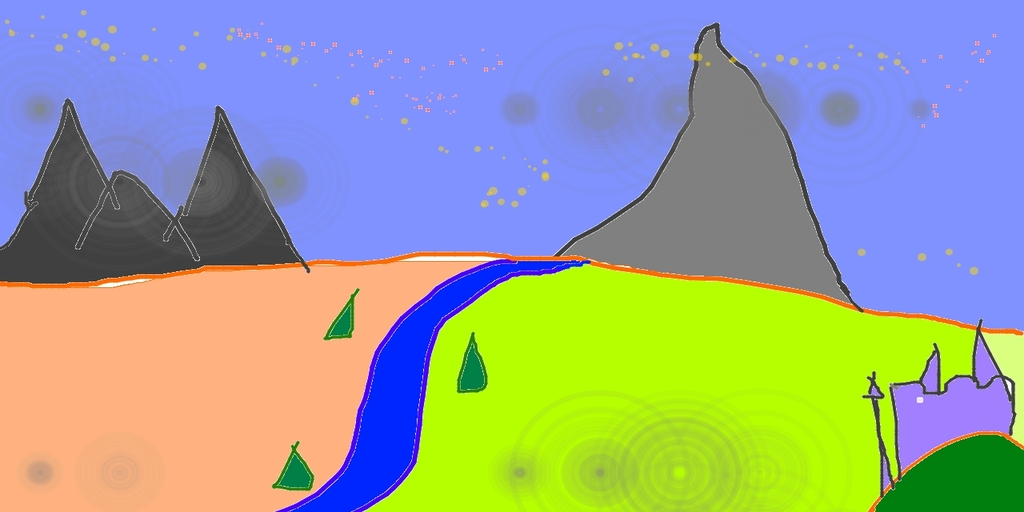
#> input picture 데이터_분석을_위한_파이썬/2024_01_04~05 강의자료/1.오픈CV기초/sample.jpg, 1024 x 512 px; the run also reads 1 picture not shown here
$ jupyter execute '01. OpenCV기초.ipynb'
#> lines starting #> are read from the running program, lines starting #| are printed output that depends on the picture; after the words box and inside, x2 and y2 are one past the last pixel; in counts of white or black regions, pixels touching at a corner belong together
[cell 1]
# !pip install opencv-python

# opencv는 파이썬, c가 둘 다 있으니 python용임을 명시해줘야 함.

### <div class="alert alert-block alert-info"> [Part1] openCV란
- OpenCV는 Open Source Computer Vision의 약자로 영상 처리에 사용할 수 있는 오픈 소스 라이브러리 입니다. 컴퓨터가 사람의 눈처럼 인식할 수 있게 처리해주는 역할을 하기도 하며, 우리가 많이 사용하는 카메라 어플에서도 OpenCV가 사용하기도 한다.
    - 공장에서 제품 검사할 때
    - 의료 영상 처리 및 보정 그리고 판단
    - CCTV영상
    - 로보틱스

- openCV는 파이썬에서 이미지를 읽을때 numpy Array로 변환해서 읽음 (참고: PILLOW 모듈은 사용자가 별도로 array로 변환해야함.)
- 파이썬 openCV강좌 보기 (openCV는 딥러닝에 필수인 array 학습용으로만 학습함)
    - https://076923.github.io/posts/Python-opencv-1/

### <div class="alert alert-block alert-info"> [Part2] openCV를 이용한 이미지 읽기 및 출력
- cv2.imread(파일명, 읽기옵션)

[cell 2]
###########################
## 화면출력물보기, 화면 우측 하단에 이미지 창 생성됨
## 이미지 창의 X 표시를 눌러 종료함.
###############################

import cv2
img_color=cv2.imread('sample.jpg', cv2.IMREAD_COLOR)  # cv2.IMREAD_COLOR 대신 1 써도 됨.
#> img_color is the input picture: shape (512, 1024, 3); mean B, G, R 152.1, 162.1, 152.3
print(img_color[0])   #openCV는 읽으면서 array로 변환함
#> (printed output is left out)
print(img_color.shape)
#| (512, 1024, 3)

cv2.namedWindow("Window")  # 창이름 지정,  사용자 임의지정, 필수는 아님
cv2.imshow('Window',img_color)
cv2.waitKey(0)  # 사용자가 화면을 닫을때까지 열려있음, 함수 매개 변수로 넣는 키 입력 대기 시간은 ms 단위이고 0이면 무한대기이다.
#cv2.destroyAllwindows()

[cell 3]
###########################
## 화면출력물보기, 화면 우측 하단에 이미지 창 생성됨
## 이미지창의 'x' 또는 키보드의 'a'키를 누르면 종료함
###############################

import cv2
img_color=cv2.imread('sample.jpg', cv2.IMREAD_COLOR)
img_color[0], img_color.shape

cv2.imshow('windows',img_color)  # cv2.imhsow('창이름',이미지파일)
inputKeyValue=cv2.waitKey(0)  # 사용자가 화면을 닫을때까지 열려있음, 함수 매개 변수로 넣는 키 입력 대기 시간은 ms 단위이고 0이면 무한대기이다.
#> (key q is pressed here)

if inputKeyValue==ord('a'):
    print('a키를 누르셨습니다. 종료하겠습니다')
    cv2.destroyWindow('color img') # 'color img'  창닫기
print(inputKeyValue)

#### ascii코드 참고(이코드 가장 하단에 코드있음)

[cell 4]
##  좌표이동 https://diytube.tistory.com/21

import cv2
img_color=cv2.imread('sample.jpg', cv2.IMREAD_COLOR)

x, y = 200, 200
title = 'KeyBoard Control'
img=img_color.copy()

while True:
    cv2.imshow(title, img)
    cv2.moveWindow(title, x, y)
    key = cv2.waitKey(0) & 0xFF # 키보드 입력 대기, 8비트 마스크 처리
#> (key q is pressed here)
    print(key, chr(key))        # 키보드 입력 값, 문자 값 출력
    if key == ord('a'):
        x -= 10                 # a가 입력되면 왼쪽으로 이동

    elif key == ord('s'):
        y += 10                 # s가 입력되면 아래로 이동

    elif key == ord('w'):
        y -= 10                 # d가 입력되면 위로 이동

    elif key == ord('d'):
        x += 10                 # w가 입력되면 오른쪽으로 이동

    elif key == ord('q') or key == 27:

        cv2.destroyWindow(title) # q이거나 esc이면 종료.
        break
    cv2.moveWindow(title, x, y) # 새로운 좌표로 창 이동

[cell 5]
### 효과지정_ 흑백으로 출력하기                         # RGB가 아니라 B G R?
## https://076923.github.io/posts/Python-opencv-1/

import cv2
img=cv2.imread('sample.jpg', cv2.IMREAD_COLOR)

gray = cv2.cvtColor(img, cv2.COLOR_BGR2GRAY)
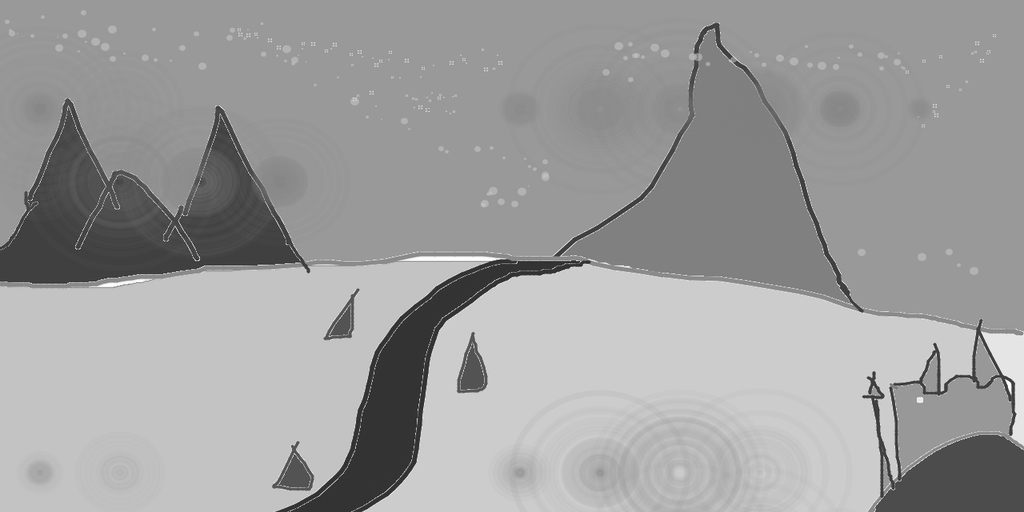
#> gray: shape (512, 1024); min 30, max 255, mean 158
ret,dst = cv2.threshold(gray, 100, 255, cv2.THRESH_BINARY)
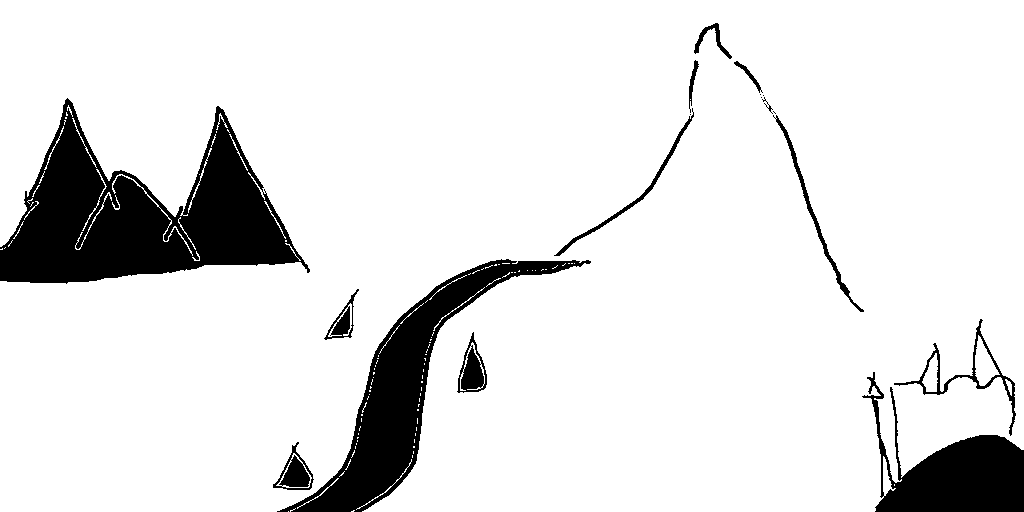
#> dst: shape (512, 1024); 88.8% white; 18 black regions (5 under 20 px), largest, box (x1, y1, x2, y2) and area: (0, 98, 310, 284) 28197, (277, 259, 591, 512) 15663, (862, 372, 1024, 512) 9249
cv2.imshow('sample',dst)
cv2.waitKey(0)

### <div class="alert alert-block alert-info"> [Part3] openCV에서 이미지 cv2.COLOR_BGR2RGB
- 오픈CV는 이미지를 읽을때 rgb를 bgr로 배열함
- 오픈cv의 cv2.imshow 로 출력할때는 openCV에서 자체적으로 rgb로 다시 변환해주시만 plt.imshow로 볼때는 rgb가 아닌 bgr로 출력됨으로
  사용자가 rgb로 변환하여야 함.

[cell 6]
###############################
###
##############################
import cv2
from PIL import Image
import matplotlib.pyplot as plt
plt.rcParams['font.family'] ='Malgun Gothic'  #한글깨짐해결
plt.rcParams['axes.unicode_minus'] =False  # 마이너스 기호 깨짐 방지

plt.figure(figsize=(10,3))
plt.subplot(1,3,1)
img=Image.open('sample.jpg')
plt.imshow(img)
plt.title('rgb이미지, 정상이미지')

plt.subplot(1,3,2)
img=cv2.imread('sample.jpg')
plt.imshow(img)
plt.title('bgr이미지')


plt.subplot(1,3,3)
img=cv2.imread('sample.jpg')
img=cv2.cvtColor(img, cv2.COLOR_BGR2RGB)        #t-> to. cv to ~
plt.imshow(img)
plt.title('openCVrgb이미지, 정상이미지')
#> figure, not shown here; B, G, R data is drawn as R, G, B

[cell 7]
###########################################
### (참고) 사용자가 직접 rgb의 위치값을 변경할수도 있음.
### 이러한 작업을 swap라함 (코딩테스트용)
### swap를 이용한 bgr를 rgb로 변경
#############################################
img=cv2.imread('sample.jpg')   # BGR로 읽힘

class my():
    def BgrRGB(img):
        # 스왑. 얕은 복사 주의. .copy() 로 깊은 복사~. temp 값이 변해도 바뀌지 않음.
        tmp=img.copy()
        img[:,:,0]=tmp[:,:,2]
#> img: shape (512, 1024, 3)
        img[:,:,2]=tmp[:,:,0]
        return img

img=my.BgrRGB(img)

plt.imshow(img)

### <div class="alert alert-block alert-info"> [Part4] (참고) 읽기 옵션 함수화

[cell 8]
import cv2
import matplotlib.pyplot as plt
import numpy as np

imgList=['sample.jpg','pen.png','navi.png']

plt.figure(figsize=(10,3))
for cnt,file in enumerate(imgList):
    img=cv2.imread(file, cv2.IMREAD_COLOR)
    plt.subplot(1,len(imgList),cnt+1)
    plt.imshow(img)
    plt.title('fileName: {0}, \n shape: {1})'.format(file,np.shape(img)))
#> figure, not shown here; B, G, R data is drawn as R, G, B

- npy -> array로 된 이미지를..

img.shape => 156, 198, 4 를 156, 198, 3으로 만들고 싶다면?
- 156, 198, 3을 미리 만들어 0으로 채워두고 RGB를 넘기면 된다.

[cell 9]
## 글꼴
import matplotlib.pyplot as plt
plt.rcParams['font.family'] = 'Malgun Gothic'

[cell 10]
import cv2

# img = cv2.imread('navi.png', cv2.IMREAD_UNCHANGED )
# imggry = cv2.imread('navi.png', 0)  # cv2.IMREAD_GRAYSCALE. 회색으로 출력하기

img =  cv2.imread('navi.png')

img = cv2.cvtColor(img, cv2.COLOR_RGB2BGR )
#> img: shape (156, 198, 3)


# img.shape, imggry.shape

#[r,g,b,투명여부], [r,g,b,투명여부]

# img = img[0,:3,:]

# 미리 빈 array만들고 rgb넘기기
# import numpy as np
# tmp = np.zeros((156, 198, 3))
# tmp[:,:,:] = img[:,:,:3]

# tmp


# img.shape   # .png라 4채널이어야 하는데 3채널인 이유 -> imread 함수에서 이미지 읽어올 때 기본값이 3


import matplotlib.pyplot as plt
plt.imshow(img)

[cell 11]
img = cv2.imread('navi.png')

img = cv2.cvtColor(img, cv2.COLOR_RGB2BGR )

# img = img[10:50, 75:120, :]     # 10~50 까지의 rows, 75~120 까지의 cols, : -> 모든 RGB 다(3개의 채널)

tmp = img[5:40, 75:120, 2]

# plt.imshow(img)
# plt.imshow(tmp)

# 관심영역. RDI
import numpy as np
tmp = np.zeros((40-5, 120-75, 3))   # 0, 0, 0
# img[5:40, 75:120, :] = [255, 200, 10]   # -> 크기가 같아야 한다.
img[5:40, 75:120, :] = tmp
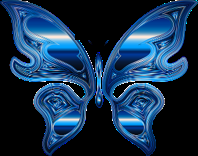
#> img: shape (156, 198, 3); mean R, G, B 22.2, 50.2, 78.9

# tmp = np.zeros((40-2, 120-75, 3))  이렇게 사이즈가 하나라도 틀린다면 실행안됨


plt.imshow(img)

#### 위의 이미지에서 관심 영역을 노란색 박스로 설정해두고..
#### - 어떻게 이 영역을 처리할 것인지?

#### np.where -> 넘파이 조건문으로..

[cell 12]
########################################
### 함수제작
#########################################

import cv2
import matplotlib.pyplot as plt
import numpy as np

def imgRead(file,option=cv2.IMREAD_COLOR): #option=1
    img=cv2.imread(file,option)
    return img

def chart(imgList,option):
    plt.figure(figsize=(10,3))
    for cnt,file in enumerate(imgList):
        img=imgRead(file,option)
        plt.subplot(1,len(imgList),cnt+1)
        plt.imshow(img)
        plt.title('fileName: {0}, \n shape: {1})'.format(file,np.shape(img)))

imgList=['sample.jpg','pen.png','navi.png']
chart(imgList,-1)
#> figure, not shown here; B, G, R data is drawn as R, G, B

[cell 13]
###################################
### 클래스
### 가능하다면 - 생성자 및 상속으로 변경하여서도 작업하여 봅니다.
###################################
class my:


    def imgRead(file,option=cv2.IMREAD_COLOR): #option=1
        img=cv2.imread(file,option)
        return img

    def chart(imgList,option):
        plt.figure(figsize=(10,3))
        for cnt,file in enumerate(imgList):
            img=imgRead(file,option)
            plt.subplot(1,len(imgList),cnt+1)
            plt.imshow(img)
            plt.title('fileName: {0}, \n shape: {1})'.format(file,np.shape(img)))

imgList=['sample.jpg','pen.png','navi.png']
aa=my
aa.chart(imgList,-1)

### <div class="alert alert-block alert-info"> [Part5] 이미지의 관심영역(ROI)에 대한 처리
-  ROI: (Region of Interest, ROI: 이미지 내에서 관심 영역 )

[cell 14]
import cv2
import matplotlib.pyplot as plt
img=cv2.imread('dog.jpg',cv2.IMREAD_COLOR)   # rgb 3채널로 읽음
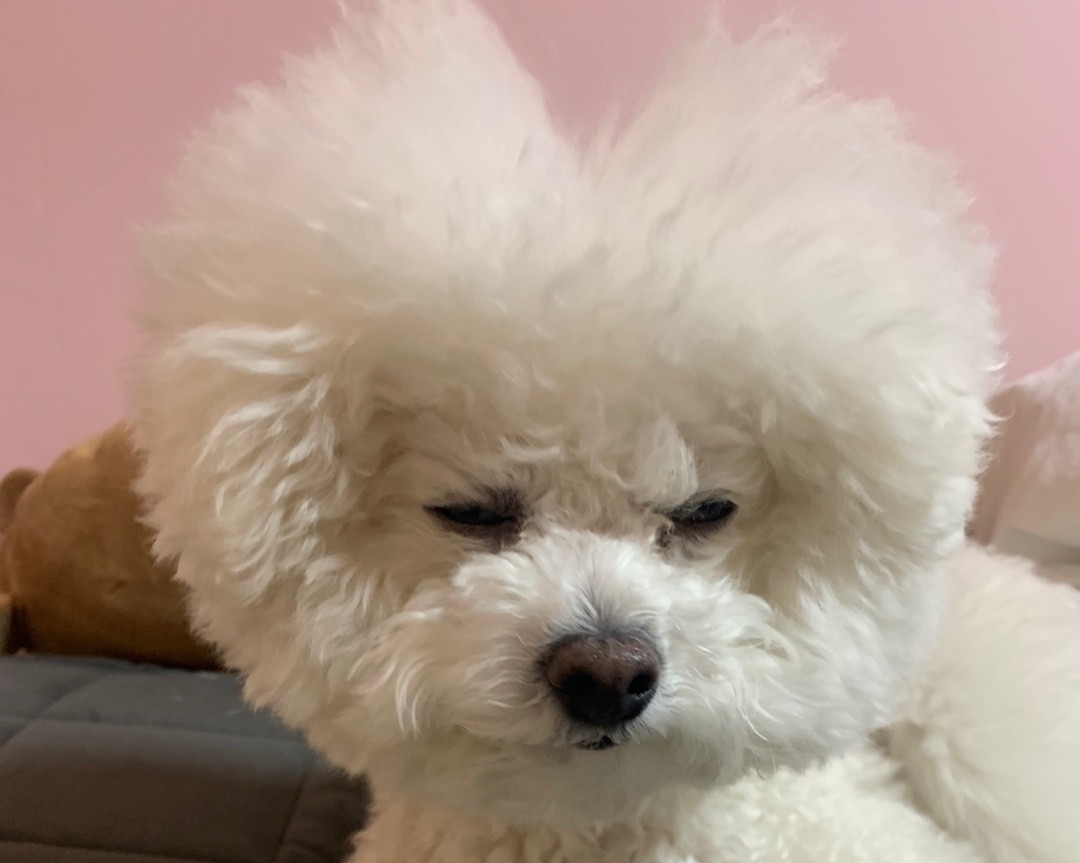
#> input picture 데이터_분석을_위한_파이썬/2024_01_04~05 강의자료/1.오픈CV기초/dog.jpg, 1080 x 863 px
#> img is the input picture: shape (863, 1080, 3); mean B, G, R 139.4, 152.9, 172.9
img=cv2.cvtColor(img, cv2.COLOR_BGR2RGB)    # plt.imshow로 보기 위하여서 bgr를 rgb로 변환

plt.rcParams['font.family'] ='Malgun Gothic'  #한글깨짐해결
plt.rcParams['axes.unicode_minus'] =False  # 마이너스 기호 깨짐 방지

plt.figure(figsize=(10,3))
plt.subplot(1,3,1)
plt.imshow(img)
plt.title('원본이미지')

plt.subplot(1,3,2)
roi=img[400:600, 250:500]
plt.imshow(roi)
plt.title('행(400:600), 열(250:500)')

plt.subplot(1,3,3)
roi=img[600:, 500:]
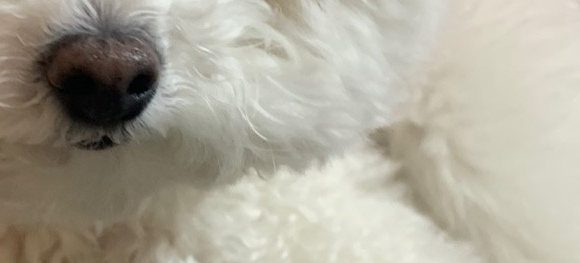
#> roi: shape (263, 580, 3); mean R, G, B 172.1, 167.8, 154
plt.imshow(roi)
plt.title('행(600이후), 열(500이후)')

###  5-1 이미지의 일정 영역 검정색으로

[cell 15]
import cv2
import matplotlib.pyplot as plt
img=cv2.imread('dog.jpg',cv2.IMREAD_COLOR)   # rgb 3채널로 읽음
img=cv2.cvtColor(img, cv2.COLOR_BGR2RGB)    # plt.imshow로 보기 위하여서 bgr를 rgb로 변환


plt.figure(figsize=(10,3))
plt.subplot(1,3,1)
plt.imshow(img)
plt.title('원본이미지')

plt.subplot(1,3,2)
img[400:600, 250:500]=0   # 이 영역에 흰색(0,0,0)으로 변경
plt.imshow(img)
plt.title('행(400:600), 열(250:500)')

plt.subplot(1,3,3)
img[600:, 500:]=255      # 위에 일정영역은 흰색으로 변경되었고, 또 600:,500: 이후는 검정색 255로 변경됨
plt.imshow(img)
plt.title('행(600이후), 열(500이후)')

#####  5-2 다른 이미지 넣기

[cell 16]
img=cv2.imread('sample.jpg',cv2.IMREAD_COLOR)   # rgb 3채널로 읽음
img=cv2.cvtColor(img, cv2.COLOR_BGR2RGB)    # plt.imshow로 보기 위하여서 bgr를 rgb로 변환
dog=cv2.imread('dog.jpg', cv2.IMREAD_COLOR)
dog=cv2.cvtColor(dog, cv2.COLOR_BGR2RGB)
dog=cv2.resize(dog, (600-200,400-100))
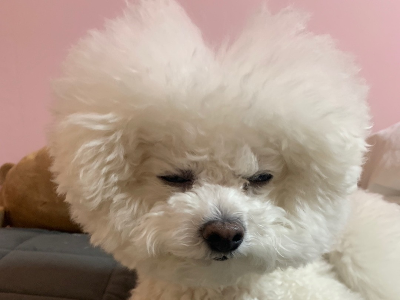
#> dog: shape (300, 400, 3); mean R, G, B 172.8, 152.8, 139.3


plt.figure(figsize=(10,3))
plt.subplot(1,3,1)
plt.imshow(img)

plt.subplot(1,3,2)
roi=img[100:400, 200:600]
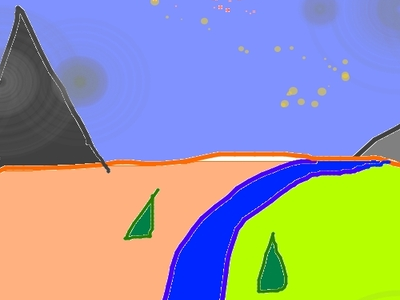
#> roi: shape (300, 400, 3); mean R, G, B 153, 155, 163.8
img[100:400,200:600]=dog
#> img: shape (512, 1024, 3)
plt.imshow(img)

##### [5-3] 이미지의 일정영역에 사진효과넣기
- 사진의 일정영역을 잘라낸뒤
- 잘라낸 사진에 효과(블러,모자이크등)를 주고
- 그 사진을 다시 원래이미지에 위치하게 함

[cell 17]
img=cv2.imread('sample.jpg',cv2.IMREAD_COLOR)   # rgb 3채널로 읽음
img=cv2.cvtColor(img, cv2.COLOR_BGR2RGB)    # plt.imshow로 보기 위하여서 bgr를 rgb로 변환

plt.figure(figsize=(10,3))
plt.subplot(1,4,1)
plt.imshow(img)


plt.subplot(1,4,2)
roi=img[100:400, 200:600]
plt.imshow(roi)

roi = cv2.blur(roi, (90, 90), anchor=(-1, -1), borderType=cv2.BORDER_DEFAULT)
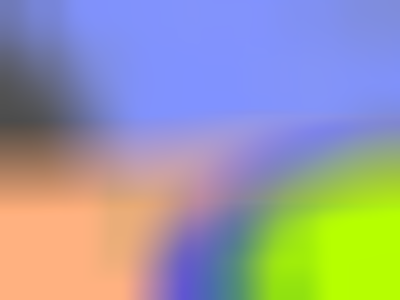
#> roi: shape (300, 400, 3); mean R, G, B 153, 154.8, 164
plt.subplot(1,4,3)
plt.imshow(roi)

img[100:400, 200:600]=roi
plt.subplot(1,4,4)
plt.imshow(img)

#### [5-4]이미지를 네모 영역으로 그리기
- 구글검색 'openCV 사각형 그리기'

[cell 18]
import cv2
import matplotlib.pyplot as plt
img=cv2.imread('dog.jpg',cv2.IMREAD_COLOR)   # rgb 3채널로 읽음
img=cv2.cvtColor(img, cv2.COLOR_BGR2RGB)


### 0,200 은  시작하는 왼쪽 위치가 0, 시작하는 위쪽 위치가 200 (즉 시작하는 x,y 가 0,200)
### 700,500은 끝나는 오른쪽 위치가 700, 끝나는 아래쪽 위치가500 (즉 끝나는 x,y 가  700,500)
tmp=cv2.rectangle(img,(0,200),(700,500),(255,0,0),3)
#> tmp: shape (863, 1080, 3)
plt.imshow(tmp)

#### [5-5]이미지를 다각형 영역으로 작업하기
- 다각형은  각점(행,열 위치), 각점....을 연결하는 도형을 의미함.
    - https://csshark.tistory.com/191

[cell 19]
import numpy as np
img=np.zeros((20,20,3),np.uint8)

plt.figure(figsize=(10,3))
point=np.array([[3,1],[12,5],[15,17]], np.int32)  # 3열1행(왼쪽에서3번째,위에서1), 12열5행, 15열17행

plt.subplot(1,2,1)
canvas=cv2.polylines(img,[point],False,(255,0,0))
plt.imshow(canvas)
plt.title('열린 폴리선')


plt.subplot(1,2,2)
canvas=cv2.polylines(img,[point],True,(255,0,0))
plt.imshow(canvas)
plt.title('닫힌 폴리선')
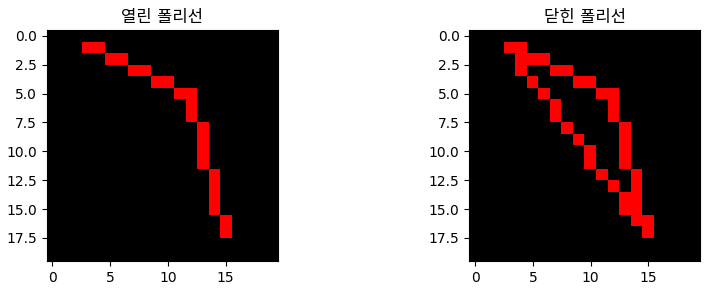
#> figure drawn by matplotlib, 2 panels

[cell 20]
##################################
### 아래 이미지에서 빨간색 선 도형
####################################
import numpy as np
img=cv2.imread('sample.jpg',cv2.IMREAD_COLOR)   # rgb 3채널로 읽음
img=cv2.cvtColor(img, cv2.COLOR_BGR2RGB)    # plt.
point=np.array([[50,100],[40,110],[30,130],[0,250],[200,250],[180,200],[50,100]], np.int32)

plt.figure(figsize=(10,3))
plt.subplot(1,2,1)
aa=cv2.polylines(img,[point],True, (255,0,0))
plt.imshow(aa)

plt.subplot(1,2,2)
aa=cv2.fillConvexPoly(img,point,(255,0,0))
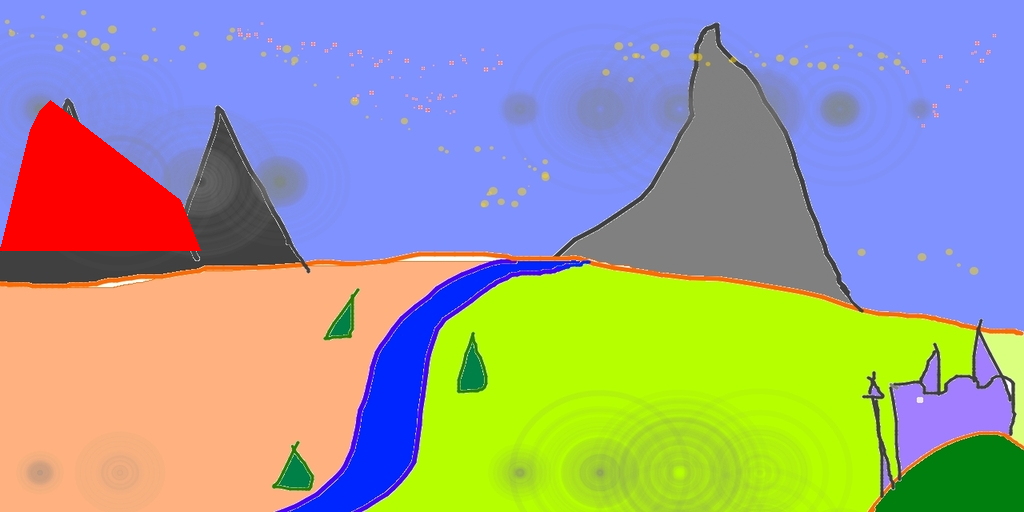
#> aa: shape (512, 1024, 3); mean R, G, B 158.1, 158.8, 148.2
plt.imshow(aa)

### <div class="alert alert-block alert-info"> [참고] ASCII코드
- charList='a A b B d e'.split(' ')

- for i in charList:
-    print('[char] {0} --> asciicode {1}'.format(i,ord(i)))

- print('-'*50)
- for i in range(65,70):
    print('[ascii] {0} --> char {1}'.format(i,chr(i)))

[cell 21]
charList='a A b B d e'.split(' ')

for i in charList:
    print('[char] {0} --> asciicode {1}'.format(i,ord(i)))

print('-'*50)
for i in range(65,70):
    print('[ascii] {0} --> char {1}'.format(i,chr(i)))
